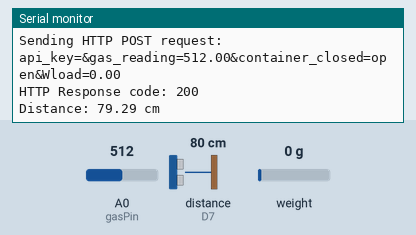
Simulated run of this sketch. Board: ESP8266 (NodeMCU). Shown: the last lines printed to the serial monitor. Wiring (inferred from the names in the program): ultrasonic range finder: trigger D6; echo D7. The inputs (shaded band) are chosen by the test bench; at power-on: distance to the obstacle (sensor on D7) 80 cm, A0 (gasPin) = 512, weight on the scale 0 g. The echo pulse lasts 58.3 µs per cm; WiFi joins after 1.5 s; servers stay silent unless stated; uploads are accepted with an empty reply.

Above: at 10.1 s.
10.2 s: distance to the obstacle (sensor on D7) set to 14 cm
At 10.92 s:
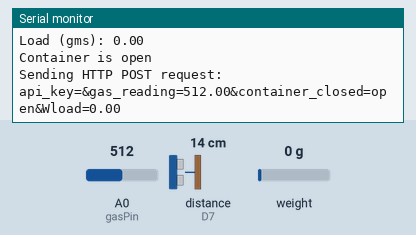
12.1 s: distance to the obstacle (sensor on D7) set to 18 cm
At 12.35 s:
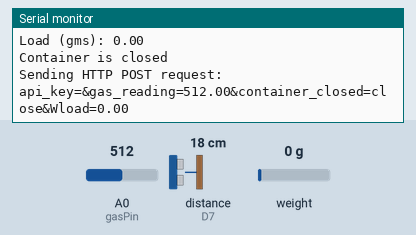
Timing chart, 0 to 15.1 s (numbered marks = the images above; inputs shaded):
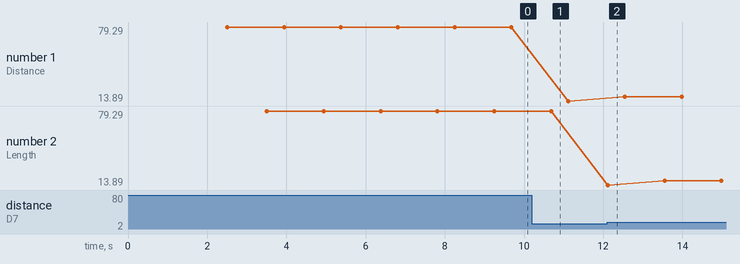

The sketch:

sensor_data.ino
```cpp
#include <ESP8266WiFi.h>
#include <ESP8266HTTPClient.h>
#include <HX711.h> // Library for HX711 load cell amplifier

WiFiClient client;
const char* ssid = "";
const char* password = "";
const char* serverName = "";
String apiKeyValue = "";

// Define the pins connected to the HX711 module
#define DOUT_PIN D1  // Data output pin
#define SCK_PIN D2   // Clock pin

HX711 scale;  // Create an instance of the HX711 library

int trigPin = 12; // D6 is the pin number for digital output
int echoPin = 13; // D7 is the pin number for digital output
int gasPin = A0; // A0 is the pin number for analog input

long duration;
float distanceCm;
float distanceInch;

unsigned long previousMillis = 0;   // Stores the previous timestamp
const long interval = 50000;        // Interval for sending data (milliseconds)

void setup() {
  pinMode(trigPin, OUTPUT);
  pinMode(echoPin, INPUT);
  pinMode(gasPin, INPUT);
  Serial.begin(9600);
  connectToWiFi();

  // Initialize the HX711 library
  scale.begin(DOUT_PIN, SCK_PIN);
  scale.set_scale();  // Reset the scale to 1.0
  scale.tare();       // Reset the scale to zero
}

void loop() {
  unsigned long currentMillis = millis();  // Get current time
  float gasValue = analogRead(gasPin);
  float containerClosed = checkContainerClosed();

  float Wload = scale.get_units(10);  // Read load cell value 10 times and get average value
  Wload = Wload/1000;
  if (WiFi.status() == WL_CONNECTED) {
    sendData(gasValue, containerClosed, Wload); // Pass current time as timestamp
  } else {
    Serial.println("WiFi Disconnected");
    connectToWiFi(); // Reconnect to WiFi if disconnected
  }

  // Adjust delay as needed
  delay(100);
}

void connectToWiFi() {
  Serial.println("Connecting to WiFi...");
  WiFi.begin(ssid, password);
  while (WiFi.status() != WL_CONNECTED) {
    delay(500);
    Serial.print(".");
  }
  Serial.println("\nWiFi Connected!");
}

float checkContainerClosed() {
  digitalWrite(trigPin, LOW);
  delayMicroseconds(5);
  digitalWrite(trigPin, HIGH);
  delayMicroseconds(10);
  digitalWrite(trigPin, LOW);
  duration = pulseIn(echoPin, HIGH);
  distanceCm = duration * 0.034 / 2;
  Serial.print("Distance: ");
  Serial.print(distanceCm);
  Serial.println(" cm");
  // If distance is less than or equal to 8cm, container is closed
  return (distanceCm);
}

void sendData(float gasValue, float containerClosed, float Wload) {
  Serial.println("Sending data to server...");
  Serial.print("Gas Reading: ");
  Serial.println(gasValue);
  Serial.print("Length ");
  Serial.println(containerClosed);
  Serial.print("Load (gms): ");
  Serial.println(Wload);
  const char *checkContainer;
  if (containerClosed <15) {
    Serial.println("Container is closed");
    checkContainer = "close";
  } else {
    Serial.println("Container is open");
    checkContainer = "open";
  }

  HTTPClient http;
  http.begin(client, serverName);
  http.addHeader("Content-Type", "application/x-www-form-urlencoded");

  // Prepare HTTP POST request data
  String httpRequestData = "api_key=" + apiKeyValue + "&gas_reading=" + String(gasValue) + "&container_closed=" + String(checkContainer) + "&Wload=" + String(Wload);

  Serial.print("Sending HTTP POST request: ");
  Serial.println(httpRequestData);

  int httpResponseCode = http.POST(httpRequestData);

  if (httpResponseCode > 0) {
    Serial.print("HTTP Response code: ");
    Serial.println(httpResponseCode);
  } else {
    Serial.print("Error code: ");
    Serial.println(httpResponseCode);
  }

  http.end();
}
```

Measured:
- the behaviour switches between 15 and 16 cm on distance to the obstacle (sensor on D7) (found by bisection; images 1 and 2)
- plotted number 1: 79.29 → 13.89 after the input at 10.2 s, 13.89 → 17.85 after the input at 12.1 s
- plotted number 2: 79.29 → 17.85 after the input at 12.1 s
